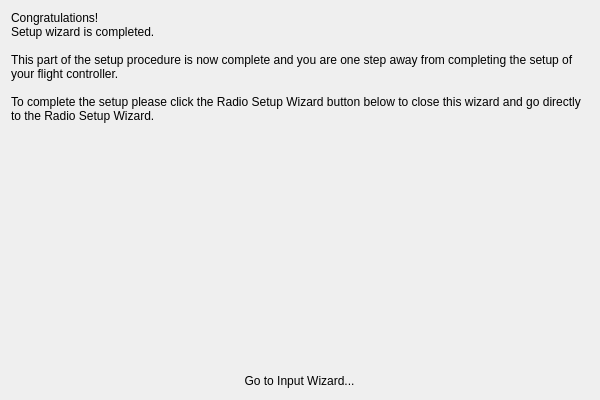
<?xml version="1.0" encoding="UTF-8"?>
<ui version="4.0">
 <class>EndPage</class>
 <widget class="QWizardPage" name="EndPage">
  <property name="geometry">
   <rect>
    <x>0</x>
    <y>0</y>
    <width>600</width>
    <height>400</height>
   </rect>
  </property>
  <property name="minimumSize">
   <size>
    <width>600</width>
    <height>400</height>
   </size>
  </property>
  <property name="windowTitle">
   <string>WizardPage</string>
  </property>
  <layout class="QVBoxLayout" name="verticalLayout">
   <item>
    <widget class="QLabel" name="label_2">
     <property name="text">
      <string>Congratulations!
Setup wizard is completed.

This part of the setup procedure is now complete and you are one step away from completing the setup of your flight controller.

To complete the setup please click the Radio Setup Wizard button below to close this wizard and go directly to the Radio Setup Wizard.
</string>
     </property>
     <property name="alignment">
      <set>Qt::AlignLeading|Qt::AlignLeft|Qt::AlignTop</set>
     </property>
     <property name="wordWrap">
      <bool>true</bool>
     </property>
    </widget>
   </item>
   <item>
    <layout class="QHBoxLayout" name="horizontalLayout">
     <item>
      <widget class="QToolButton" name="inputWizardButton">
       <property name="styleSheet">
        <string notr="true">QToolButton { border: none }</string>
       </property>
       <property name="text">
        <string>Go to Input Wizard...</string>
       </property>
       <property name="icon">
        <iconset resource="../wizardResources.qrc">
         <normaloff>:/setupwizard/resources/bttn-txwizard-off.png</normaloff>
         <normalon>:/setupwizard/resources/bttn-txwizard-on.png</normalon>
         <activeoff>:/setupwizard/resources/bttn-txwizard-off.png</activeoff>
         <activeon>:/setupwizard/resources/bttn-txwizard-off.png</activeon>:/setupwizard/resources/bttn-txwizard-off.png</iconset>
       </property>
       <property name="iconSize">
        <size>
         <width>200</width>
         <height>100</height>
        </size>
       </property>
       <property name="autoRaise">
        <bool>true</bool>
       </property>
      </widget>
     </item>
    </layout>
   </item>
  </layout>
 </widget>
 <resources>
  <include location="../wizardResources.qrc"/>
 </resources>
 <connections/>
</ui>
